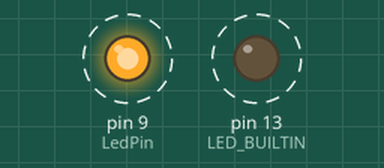
Bench run of a sketch on a simulated Arduino Uno, built with avr-gcc and run on an emulated ATmega328P. Parts: output pins drawn as LEDs (lit = HIGH). Dashed ring = blinking.

Above: at 0.2 s.
Timing chart, 0 to 3.0 s (numbered marks = the images above):
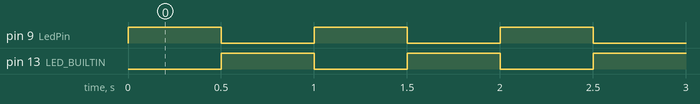

Measured:
- by itself, pin 9 (LedPin), pin 13 (LED_BUILTIN): alternates HIGH for 0.50 s and LOW for 0.50 s

The sketch:

blinkboth.ino
```cpp
#include <SoftwareSerial.h>

int LedPin = 9;

void setup()
{
    Serial.begin(9600);
    pinMode(LedPin, OUTPUT);
    pinMode(LED_BUILTIN, OUTPUT);
}

void loop()
{
    digitalWrite(LedPin, HIGH);
    digitalWrite(LED_BUILTIN, LOW);
    delay(500);
    digitalWrite(LedPin, LOW);
    digitalWrite(LED_BUILTIN, HIGH);
    delay(500);
}

// dit is een tset
```
